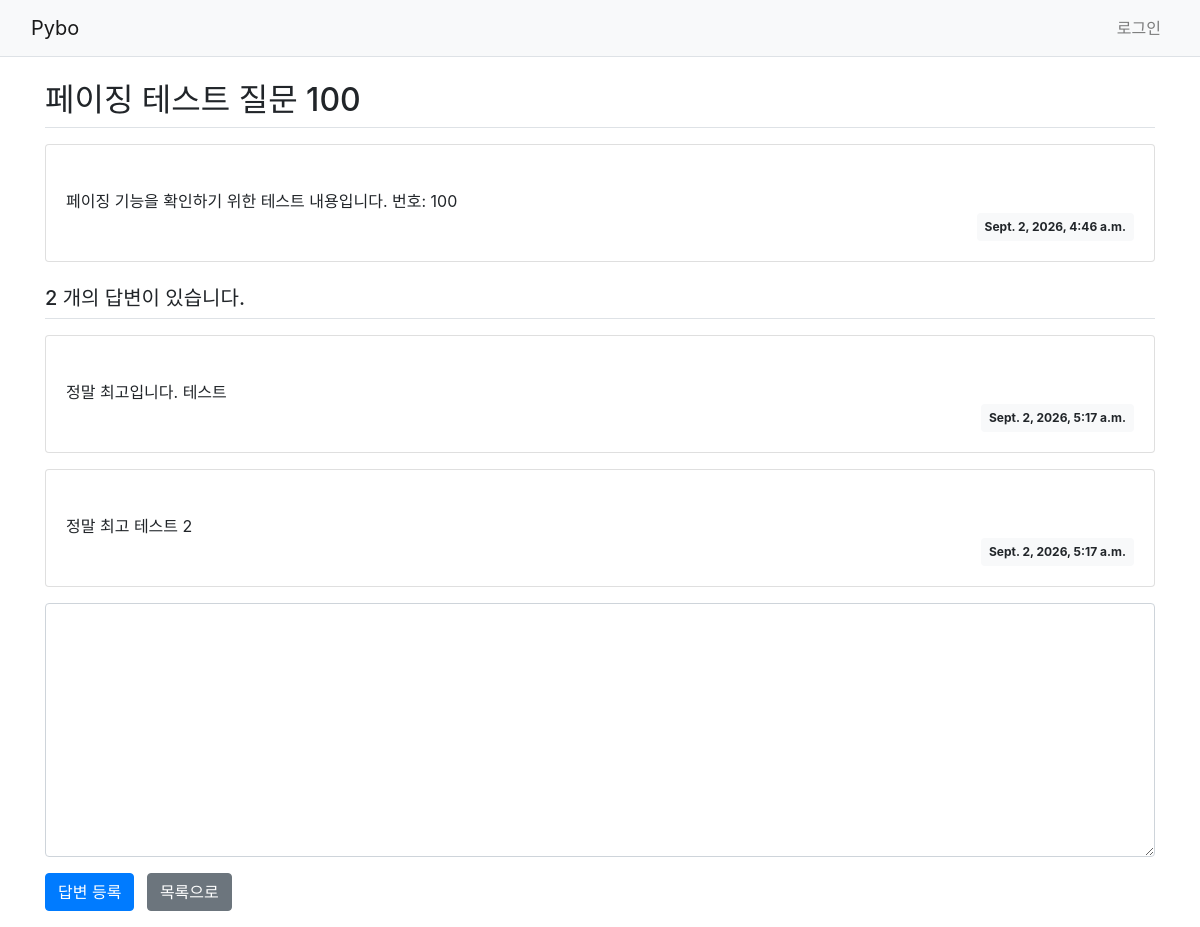
Page /pybo/105/ on the committed database.
### pybo/models.py (models this page shows, shortened)
class Question(models.Model):
    subject = models.CharField(max_length=200)
    content = models.TextField()
    create_date = models.DateTimeField()

class Answer(models.Model):
    question = models.ForeignKey(Question, on_delete=models.CASCADE)
    content = models.TextField()
    create_date = models.DateTimeField()

### pybo/views.py (the view)
# urls.py: path('<int:question_id>/', views.detail, name='detail'),
def detail(request,question_id):
    question = get_object_or_404(Question, id=question_id)
    context = { 'question':question}
    return render(request,'pybo/question_detail.html', context)

### templates/pybo/question_detail.html (shortened to what this page needs)
{% extends 'base.html' %}
{% load static %}
{% block content %}
<link rel="stylesheet" type="text/css" href="{% static 'bootstrap.min.css' %}">
<div class="container my-3">
    <h2 class="border-bottom py-2"> {{question.subject}}</h2>
    <div class="card my-3">
        <div class="card-body">
            <div class="card-text" style="white-space:pre-line;">
                {{question.content}}
            </div>
            <div class="d-flex justify-content-end">
                <div class="badge badge-light p-2">
                    {{ question.create_date}}
                </div>
            </div>
        </div>
    </div>
    <h5 class="border-bottom my-3 py-2">
        {{question.answer_set.count}} 개의 답변이 있습니다.
    </h5>
    {% for answer in question.answer_set.all %}
    <div class="card my-3">
        <div class="card-body">
            <div class="card-text" style="white-space: pre-line">
                {{ answer.content}}
            </div>
            <div class="d-flex justify-content-end">
                <div class="badge badge-light p-2">
                    {{answer.create_date}}
                </div>
            </div>
        </div>
    </div>
    {% endfor %}
    <form action="{% url 'pybo:answer_create' question.id %}"
        method="post" class="my-3">
        <div class="form-group">
            <textarea name="content" id="content" class="form-control" rows="10">
            </textarea>
        </div>
        <input type="submit" value="답변 등록" class="btn btn-primary">
           <a href="{% url 'pybo:index' %}"
                class="btn btn-secondary ml-2">
                목록으로
            </a>
    </form>
</div>
{% endblock %}

### rows in the picture
Question: subject "페이징 테스트 질문 100", content "페이징 기능을 확인하기 위한 테스트 내용입니다. 번호: 100", create_date "Sept. 2, 2026, 4:46 a.m.", answer_set.count "2"
Answer: content "정말 최고입니다. 테스트", create_date "Sept. 2, 2026, 5:17 a.m."
Answer: content "정말 최고 테스트 2", create_date "Sept. 2, 2026, 5:17 a.m."
